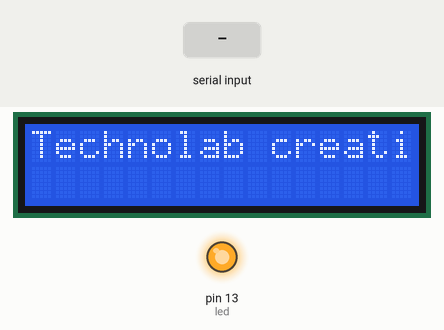
The sketch below on a simulated Arduino Uno, built with avr-gcc and run on an emulated ATmega328P. On the bench: 16×2 character LCD, output pins drawn as LEDs (lit = HIGH). The inputs (shaded band) are chosen by the test bench. What the sketch prints to the serial monitor is not drawn.

Above: at 2.2 s.
At 5.5 s:
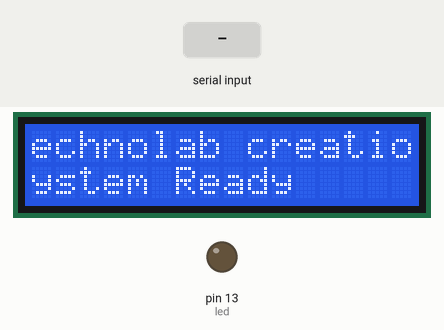
5.6 s: "*" received over Serial
At 6.4 s:
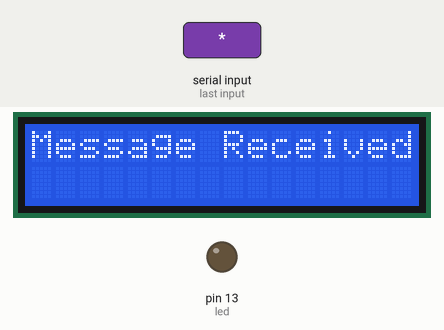
At 7.6 s:
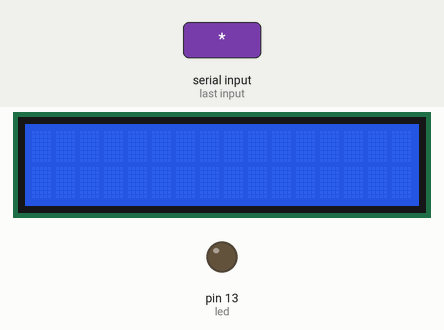
Timing chart, 0 to 9.1 s (numbered marks = the images above; inputs shaded):
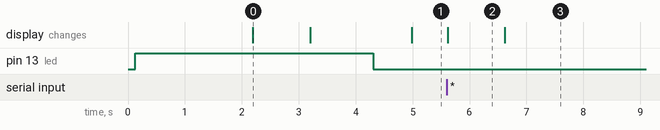

The sketch:

wireless_notice_board.ino
```cpp
#include <LiquidCrystal_I2C.h>
LiquidCrystal_I2C lcd(0x3F, 16, 2);

int led=13;

int temp=0,i=0,x=0,k=0;
char str[100],msg[32];

void setup()
{
  lcd.begin(16,2);
  Serial.begin(9600);
  lcd.init();
  lcd.backlight();
  pinMode(led, OUTPUT);
  digitalWrite(led, HIGH);
  lcd.print("GSM Initilizing...");

  lcd.setCursor(0,0);
  lcd.print("Wireless Notice");
  lcd.setCursor(0,1);
  lcd.print("    Board      ");
  delay(2000);
  lcd.clear();
  lcd.print("Technolab creation");
  delay(1000);
  lcd.setCursor(0,1);
  lcd.print("System Ready");
  Serial.println("AT+CNMI=2,2,0,0,0");
  delay(100);
  Serial.println("AT+CMGF=1");
  delay(1000);
  digitalWrite(led, LOW);
}

void loop()
{
  for(unsigned int t=0;t<60000;t++)
  {
    serialEvent();
  if(temp==1)
  {
    x=0,k=0,temp=0;
    while(x<i)
    {
      while(str[x]=='#')
      {
        x++;
        while(str[x]!='*')
        {
          msg[k++]=str[x++];
        }
      }
      x++;
    }
    msg[k]='\0';
    lcd.clear();
    lcd.print(msg);
    delay(1000);
    temp=0;
    i=0;
    x=0;
    k=0;
  }
  }
  lcd.scrollDisplayLeft();
}
void serialEvent()
{
  while(Serial.available())
  {
    char ch=(char)Serial.read();
    str[i++]=ch;
    if(ch == '*')
    {
      temp=1;
      lcd.clear();
      lcd.print("Message Received");
      delay(1000);
    }
  }
}
```

Source omitted: icons.c (data table, 53161 bytes)

Measured:
- after the input at 5.6 s, the display: changes at once (image 2)
- what the display in image 0 shows lasts 1.0 s, from 2.2 s to 3.2 s
